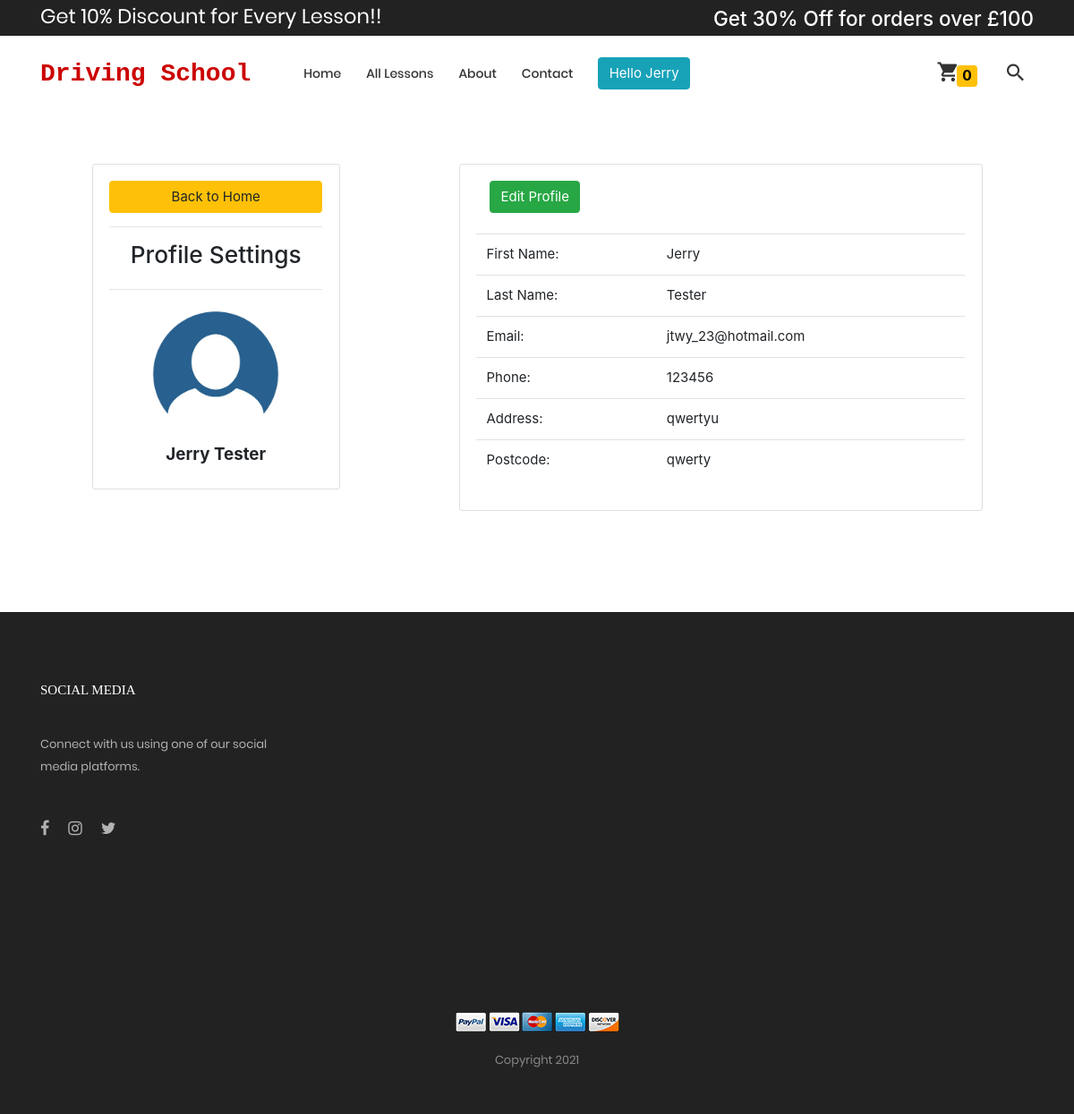
/profile (signed in), run on an earlier commit of the app's database.
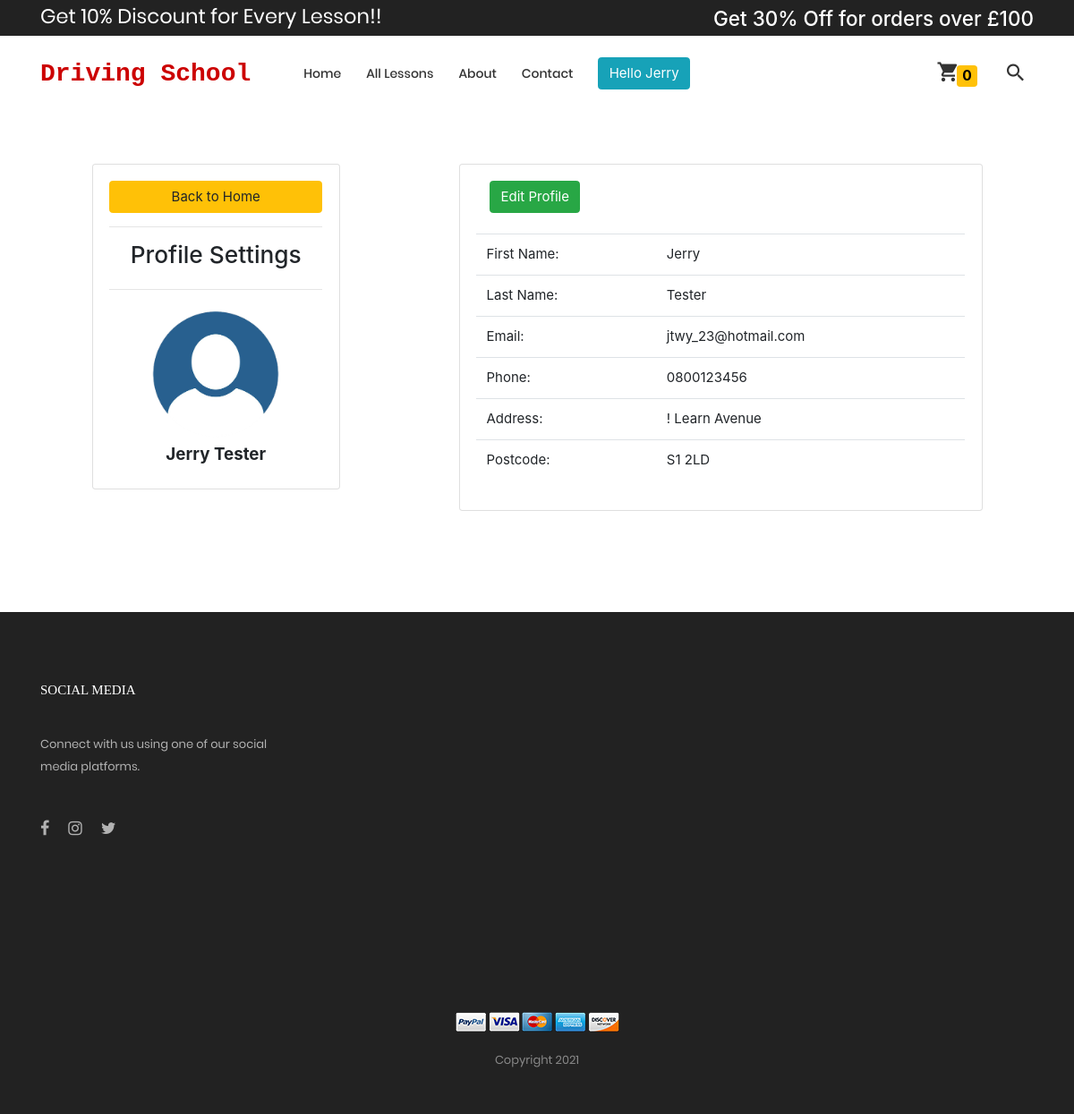
And on a later commit of the database.
### home/models.py (models this page shows)
class customer_more_information(models.Model):
    class Meta:
        verbose_name_plural = 'More Customer Information'
    Customer = models.ForeignKey(User, on_delete=models.CASCADE)
    Phone_number = models.CharField(max_length=200)
    Postcode = models.CharField(max_length=200, default='')
    Address = models.CharField(max_length=200)

### home/views.py (the view)
# urls.py: path('profile', views.profile, name='profile'),  # User profile
def profile(request):
    if request.user.is_authenticated:
        user = request.user
        filter_user = customer_more_information.objects.filter(Customer=user)
        if filter_user:
            get_user = customer_more_information.objects.get(Customer=user)
            context2 = {'get_user': get_user}
            return render(request, 'profile.html', context2)
        else:
            return render(request, 'profile.html')
    else:
        return redirect('index')

### templates/profile.html (shortened to what this page needs)
{%  extends 'base.html' %}
{%block body%}
<br>
<br>
<br>
<div class="row">
    <div class="col-md-1"></div>
	<div class="col-md-3">
		<div class="card card-body">
			<a class="btn btn-warning" href="{% url 'index' %}">Back to Home</a>
			<hr>
			<h3 style="text-align: center">Profile Settings</h3>
			<hr>
            <img src="static/webapp1/images/icons/user.png" class="rounded profile-pic" alt="user">
			<h5 class="container text-center"><b>{{request.user.first_name}} {{request.user.last_name}} </b></h5>
		</div>
	</div>
    <div class="col-md-1"></div>
	<div class="col-md-6">
		<div class="card card-body">
			<div class="col-md-2 mb-4">
				<a href="{% url 'edit_profile' %}" class="btn btn-success">Edit Profile</a>
			</div>
			<table class="table container">
				<tbody>
					<tr>
						<td>First Name:</td>
						<td>{{request.user.first_name}}</td>
					</tr>
					<tr>
						<td>Last Name:</td>
						<td>{{request.user.last_name}}</td>
					</tr>
					<tr>
						<td>Email: </td>
						<td>{{request.user.email}}</td>
					</tr>
					<tr>
						<td>Phone: </td>
						<td>
							{% if get_user.Phone_number %}
							{{get_user.Phone_number}}
							{% else %}
							<i>None</i>
							{% endif %}
						</td>
					</tr>
					<tr>
						<td>Address: </td>
						<td>
							{% if get_user.Address %}
							{{get_user.Address}}
							{% else %}
							<i>None</i>
							{% endif %}
							</td>
					</tr>
					<tr>
						<td>Postcode: </td>
						<td>
							{% if get_user.Postcode %}
							{{get_user.Postcode}}
							{% else %}
							<i>None</i>
							{% endif %}
							</td>
					</tr>
				</tbody>
			</table>
		</div>
	</div>
</div>
<br>
<br>
{% endblock %}

What changed in the data, as far as the page shows it:
changed customer_more_information: Phone_number "123456" → "0800123456"; Address "qwertyu" → "! Learn Avenue"; Postcode "qwerty" → "S1 2LD"
